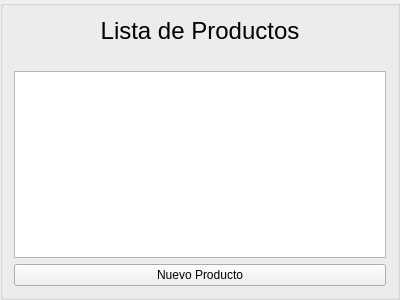
<?xml version="1.0" encoding="UTF-8"?>
<ui version="4.0">
 <class>FormIndexProducto</class>
 <widget class="QGroupBox" name="FormIndexProducto">
  <property name="geometry">
   <rect>
    <x>0</x>
    <y>0</y>
    <width>400</width>
    <height>300</height>
   </rect>
  </property>
  <property name="windowTitle">
   <string>GroupBox</string>
  </property>
  <layout class="QVBoxLayout" name="verticalLayout">
   <item>
    <widget class="QLabel" name="label">
     <property name="font">
      <font>
       <pointsize>18</pointsize>
      </font>
     </property>
     <property name="text">
      <string>Lista de Productos</string>
     </property>
     <property name="alignment">
      <set>Qt::AlignCenter</set>
     </property>
    </widget>
   </item>
   <item>
    <spacer name="verticalSpacer">
     <property name="orientation">
      <enum>Qt::Vertical</enum>
     </property>
     <property name="sizeType">
      <enum>QSizePolicy::Fixed</enum>
     </property>
     <property name="sizeHint" stdset="0">
      <size>
       <width>20</width>
       <height>20</height>
      </size>
     </property>
    </spacer>
   </item>
   <item>
    <widget class="QTableWidget" name="tableWidget"/>
   </item>
   <item>
    <widget class="QPushButton" name="btn_create_producto">
     <property name="text">
      <string>Nuevo Producto</string>
     </property>
    </widget>
   </item>
  </layout>
 </widget>
 <resources/>
 <connections/>
</ui>
